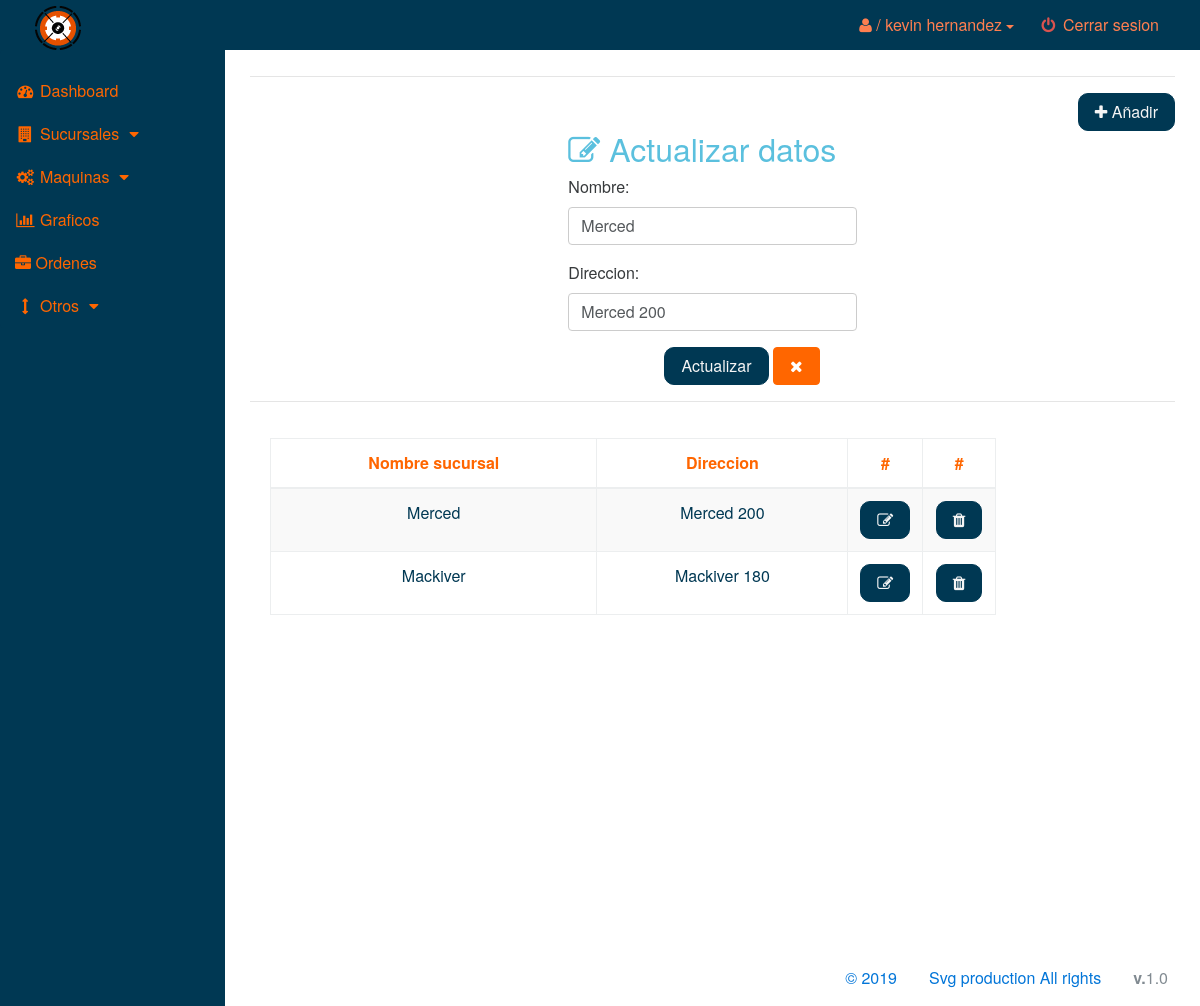
Screenshot of /sucursales/sucursales.php?cod_sucursal=IBRMer002 (signed in) with the database file from the repository.
### tables this page shows
CREATE TABLE `sucursal` (
  `cod_sucursal` varchar(100) NOT NULL,
  `nom_sucursal` varchar(100) NOT NULL,
  `direc_sucursal` varchar(100) NOT NULL,
  `fk_empresa` varchar(100) NOT NULL
);

### datos/conexion.php (called while the page is built, shortened)
<?php
class Conexion{
    private $dns = 'mysql:dbname=OEE_v1_Demo;host=127.0.0.1';
    private $user = "root";
    private $pass = "root";
    private $pdo;
    public function __construct(){
        try{
            $this->pdo = new PDO($this->dns, $this->user, $this->pass);
        }catch(PDOException $e){
            echo '<script language="javascript">alert("error de conexion verfique....... ");</script>' .$e->getMessage();
        }
    }
    public function Prepare($sql) {
        $statement = $this->pdo->prepare($sql);
        return  $statement;
    }
}
?>

### controles/sucursalesControl.php (called while the page is built, shortened)
<?php
include_once ("../datos/sucursalDatos.php");
class SucursalesControl{
    private $datosSucursal;
    function __construct()
    {
        $this->datosSucursal = new SucursalDatos();
    }
    public function getSucursal($id){
        $retorno = FALSE;
        if(!is_null($id) && !empty($id))
        {
            $retorno = $this->datosSucursal->getSucursal($id);
        }
        return $retorno;
    }
    public function getSucursales($ml)
    {   $retorno = false;
        if(!is_null($ml) && !empty($ml))
        {
            $retorno = $this->datosSucursal->getSucursales($ml);
        }
        return $retorno;
    }
}
?>

### datos/sucursalDatos.php (called while the page is built, shortened)
<?php
include_once ("conexion.php");
class SucursalDatos{
    private $con;
    function __construct()
    {
        $this->con = new Conexion();
    }
    public function getSucursal($id){
        $sql = "SELECT * FROM sucursal WHERE cod_sucursal = '".$id."'";
        $statement = $this->con->Prepare($sql);
        $statement->execute(array($id));
        $retorno = $statement->fetchAll();
        return $retorno;
    }
    public function getSucursales($ml){
        $retorno = null;
        $sql = "SELECT * FROM sucursal WHERE fk_empresa = '".$ml."'  ORDER BY cod_sucursal DESC";
        $statement = $this->con->Prepare($sql);
        $statement->execute();
        $total = $statement->rowCount();
        if($total > 0){
            $retorno = $statement->fetchAll();
        }
        return $retorno;
    }
}
?>

### inc/tblSucursal.php (the view)
<?php
include_once "../controles/sucursalesControl.php";
$control = new SucursalesControl();
$fr = $_SESSION['fk_empresa'];
$total = $control->getSucursales($fr);
?>
<table class="table table-bordered table-hover table-striped" id="tblS">
    <thead>
        <tr>
            <th scope="col">Nombre sucursal</th>
            <th scope="col">Direccion</th>
            <th>#</th>
            <th>#</th>
        </tr>
    </thead>
    <tbody>
        <?php
        foreach($total as $row){ ?>
        <tr>
            <td><?php echo $row["nom_sucursal"] ;?></td>
            <td><?php echo $row["direc_sucursal"] ;?></td>
            <td style="width: 10%;">
                <a type="button" href="sucursales.php?cod_sucursal=<?php echo $row["cod_sucursal"] ;?>" name="btnEditar" class="btn btn-primary btnHome" id="" title="Editar"><i class="fa fa-edit"></i></a>
            </td>
            <td style="width: 10%;">
                <button type="button" name="btnElimina" class="btn btn-primary btnHome delete" id="<?php echo $row["cod_sucursal"] ;?>" title="Eliminar"><i class="fa fa-trash"></i></button>
            </td>
        </tr>
        <?php }
        ?>
    </tbody>
</table>

### sucursales/formSucursal.php (shortened to what this page needs)
<?php
include_once "../controles/sucursalesControl.php";
$control = new SucursalesControl();
$show_form = FALSE;
if(isset($_GET["cod_sucursal"]))
{
    $show_form = TRUE;
    $id = isset($_GET["cod_sucursal"]) ? $_GET["cod_sucursal"] : 0;
    $results = $control->getSucursal($id);
    $rs_d = $results[0];
}
if($show_form)
{
?>
<div class="row ">
    <div class="col-xs-4 col-md-4 col-lg-4 col-md-offset-4">
        <form method="post">
            <h2 class="text-info"><i class="fa fa-edit"></i> Actualizar datos</h2>
            <div class="form-group">
                <label for="" class="">Nombre:</label>
                <input type="text" name="txtNombre" class="form-control" id="txtNombre" placeholder="" value="<?php echo $rs_d['nom_sucursal'];?>">
            </div>
            <div class="form-group">
                <label for="" class="">Direccion:</label>
                <input type="text" name="txtDireccion" class="form-control " id="txtDireccion" placeholder="" value="<?php echo $rs_d['direc_sucursal'];?>">
            </div>
            <div class="col-md-offset-4">
                <input class="btn btn-primary btnHome" type="submit" value="Actualizar">
                <a class="btn btn-primary btnclose" href="sucursales.php?close"><i class="fa fa-times"></i></a>
            </div>
        </form>
    </div>
</div>
<hr>
<?php } ?>

### rows the page displays
sucursal: txtNombre "Merced", txtDireccion "Merced 200", nom_sucursal "Merced", direc_sucursal "Merced 200"
sucursal: nom_sucursal "Mackiver", direc_sucursal "Mackiver 180"

### other values shown
$_SESSION["nom_usu"] "kevin"
$_SESSION["ape_usu"] "hernandez"
